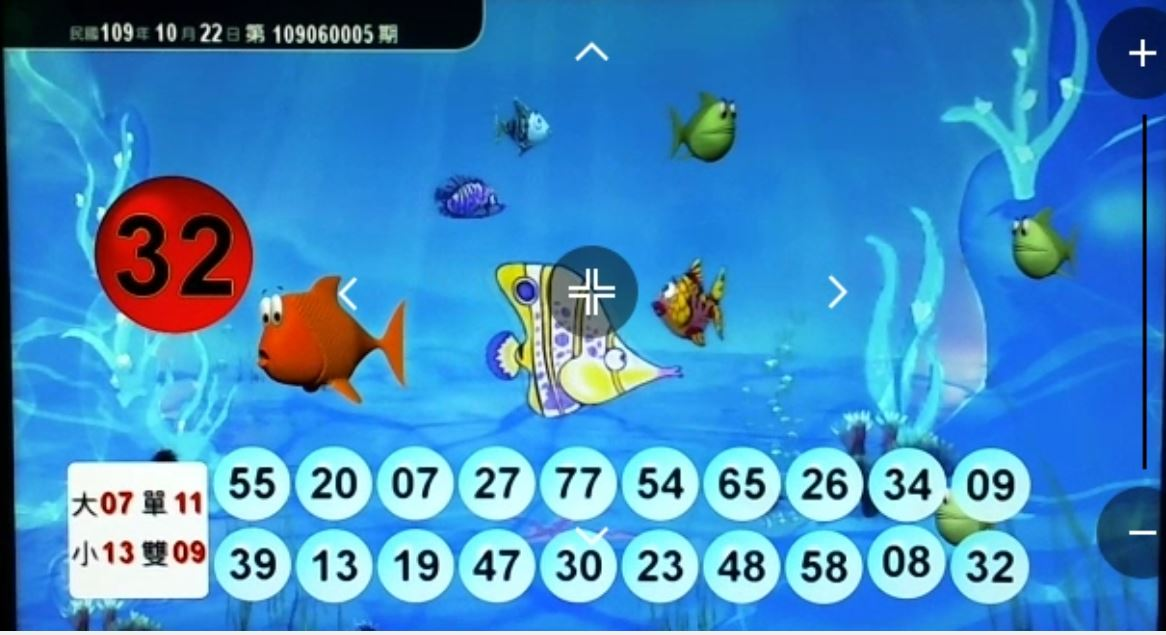
#> input picture 1.jpg, 1166 x 635 px
$ jupyter execute --allow-errors Untitled.ipynb   (shell and % lines are left out)
#> lines starting #> are read from the running program, lines starting #| are printed output that depends on the picture
[cell 1]
from PIL import Image
from matplotlib import pyplot as plt
import pytesseract
img = Image.open("1.jpg")
#> img is the input picture: PIL image 1166x635 RGB; mean R, G, B 66.5, 140, 194.8
area = (225, 450,
        1030, 600)
cropped_img = img.crop(area)
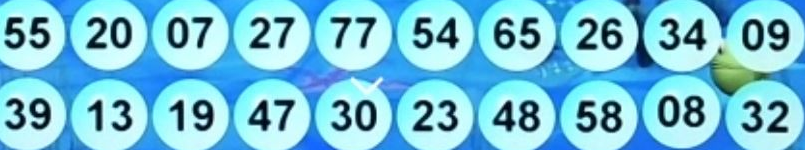
#> cropped_img: PIL image 805x150 RGB; mean R, G, B 120.1, 195.1, 217.7
plt.imshow(cropped_img)
plt.title('my picture')
plt.show()
print(pytesseract.image_to_string(cropped_img))
#> (this line was passed over: pytesseract is not available in this run)

#> (a cell that did not finish here is left out)

[cell 3]
area = (305, 450,
        365, 600)
cropped_img = img.crop(area)
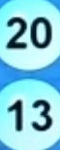
#> cropped_img: PIL image 60x150 RGB; mean R, G, B 135.4, 204.4, 219.2
plt.imshow(cropped_img)
plt.title('my picture')
plt.show()

[cell 4]
import pytesseract
print(pytesseract.image_to_string(cropped_img))
#> (this line was passed over: pytesseract is not available in this run)

$ run again, with 3.jpg copied over 1.jpg
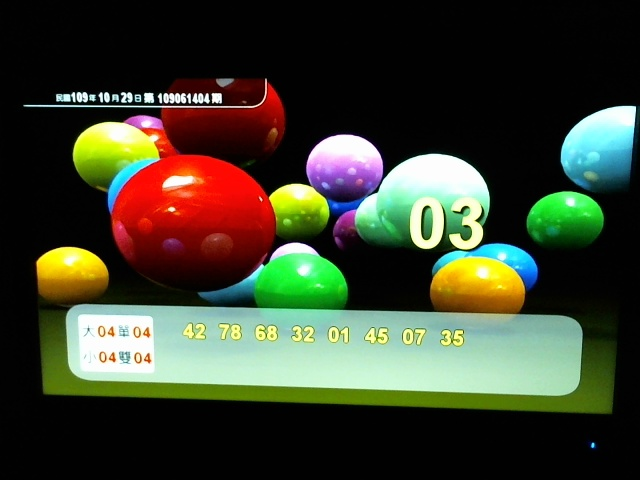
#> input picture 3.jpg, 640 x 480 px
#> img is the input picture: PIL image 640x480 RGB; mean R, G, B 61, 64.8, 46.5
#> `cropped_img = img.crop(area)`:
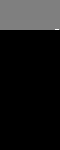
#> cropped_img: PIL image 60x150 RGB; min 0, max 2, mean 0.2; drawn with min black and max white
